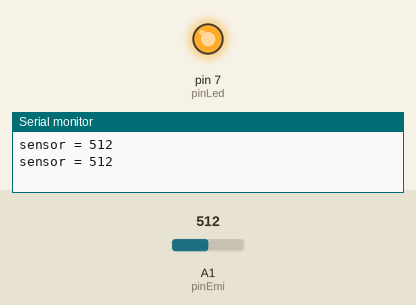
This sketch was run on a simulated Arduino Mega 2560, built with avr-gcc and run on an emulated ATmega2560. On the bench: output pins drawn as LEDs (lit = HIGH), the last lines printed to the serial monitor. The test bench sets the inputs (shaded band); at power-on: A1 (pinEmi) = 512.

Above: at 1.8 s.
1.9 s: A1 (pinEmi) set to 888
3.4 s: A1 (pinEmi) set to 918
At 4.8 s:
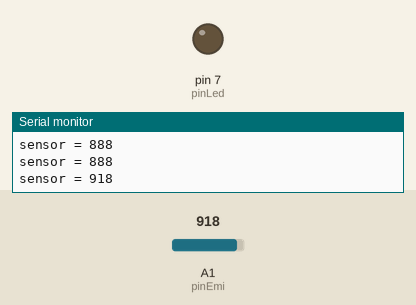
5.5 s: A1 (pinEmi) set to 900
At 6.3 s:
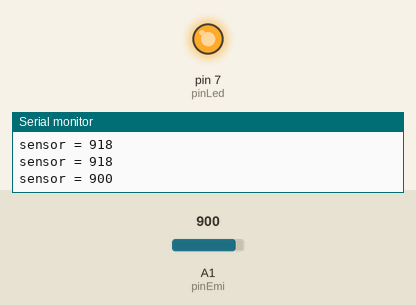
7.5 s: A1 (pinEmi) set to 1023
At 9.0 s:
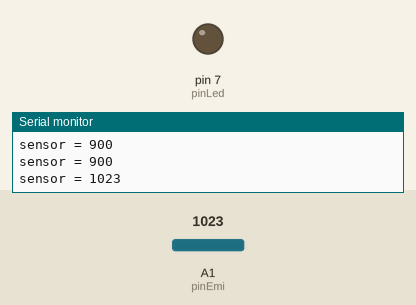
Timing chart, 0 to 10.5 s (numbered marks = the images above; inputs shaded):
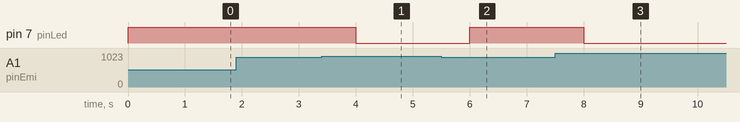

The sketch:

Emisor_receptor.ino
```cpp
const int pinEmi = 1;
const int pinLed = 7;

int valorSensor = 0;


void setup() {
  Serial.begin(9600);
  pinMode(pinLed, OUTPUT);
}

void loop() {
  valorSensor=analogRead(pinEmi);

  if (valorSensor>900){
    digitalWrite(pinLed, LOW);
  }

  else{
    digitalWrite(pinLed, HIGH);
  }

  Serial.print("sensor = ");
  Serial.println(valorSensor);

  delay(1000);
}
```

Measured:
- the behaviour switches between 900 and 901 on A1 (pinEmi) (found by bisection; images 0 and 1)
- after the input at 3.4 s, pin 7 (pinLed): HIGH → LOW after 0.60 s
- after the input at 5.5 s, pin 7 (pinLed): LOW → HIGH after 0.50 s
- after the input at 7.5 s, pin 7 (pinLed): HIGH → LOW after 0.50 s
